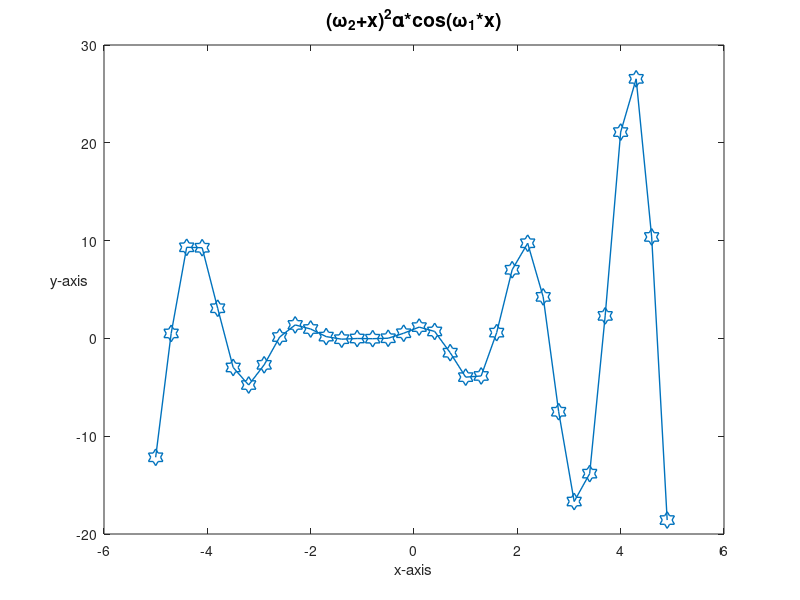

The MATLAB source for this figure: (Note: this script raises an error after producing the figure.)
% Example of the use of special graphics parameters in MATLAB
% illustrates the use of superscripts, subscripts,
% Fontsize and special characters
x=-5:.3:5;
plot(x,(1+x).^2.*cos(3*x),...
'linewidth',1,'marker','hexagram','markersize',12)
title('(\omega_2+x)^2\alpha*cos(\omega_1*x)','fontsize',14)
xlabel('x-axis');
ylabel('y-axis','rotation',0);
gtext('graph for \alpha = 2,\omega_2 =1 and \omega_1 =3')